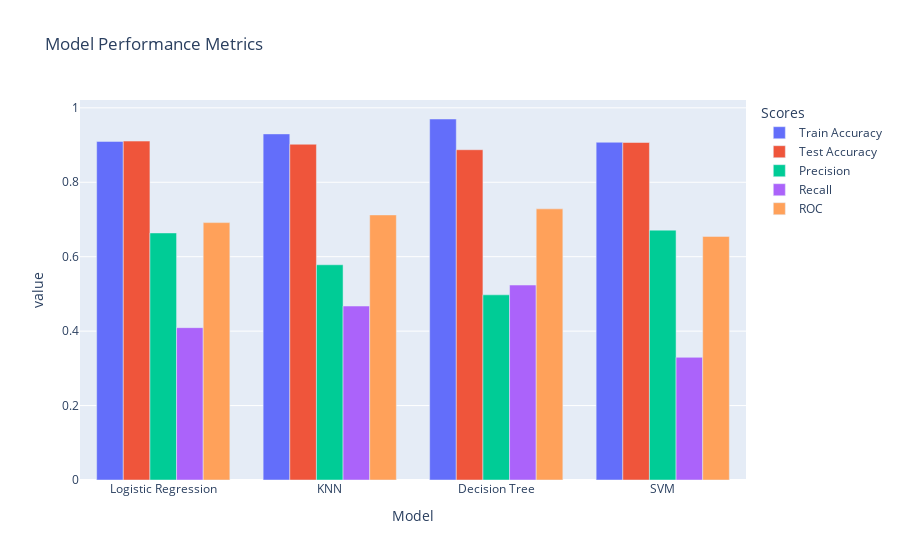
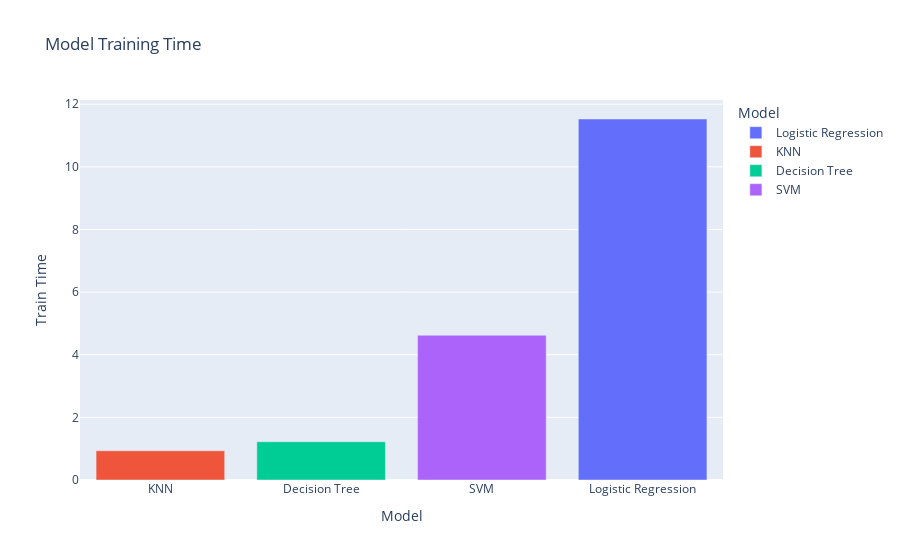

The notebook cell saved with these charts, in order:
### Code cell
visualize_perf(model_stats)

### Figure 1 — Plotly figure (JSON) as saved in the notebook; plotly's stock layout.template omitted (floating-point values rounded to 4 significant figures)
{"data": [{"alignmentgroup": "True", "hovertemplate": "variable=Train Accuracy<br>Model=%{x}<br>value=%{y}<extra></extra>", "legendgroup": "Train Accuracy", "marker": {"color": "#636efa", "pattern": {"shape": ""}}, "name": "Train Accuracy", "offsetgroup": "Train Accuracy", "orientation": "v", "showlegend": true, "textposition": "auto", "type": "bar", "x": ["Logistic Regression", "KNN", "Decision Tree", "SVM"], "xaxis": "x", "y": [0.9098, 0.93, 0.97, 0.9076], "yaxis": "y"}, {"alignmentgroup": "True", "hovertemplate": "variable=Test Accuracy<br>Model=%{x}<br>value=%{y}<extra></extra>", "legendgroup": "Test Accuracy", "marker": {"color": "#EF553B", "pattern": {"shape": ""}}, "name": "Test Accuracy", "offsetgroup": "Test Accuracy", "orientation": "v", "showlegend": true, "textposition": "auto", "type": "bar", "x": ["Logistic Regression", "KNN", "Decision Tree", "SVM"], "xaxis": "x", "y": [0.9106, 0.9022, 0.8874, 0.9069], "yaxis": "y"}, {"alignmentgroup": "True", "hovertemplate": "variable=Precision<br>Model=%{x}<br>value=%{y}<extra></extra>", "legendgroup": "Precision", "marker": {"color": "#00cc96", "pattern": {"shape": ""}}, "name": "Precision", "offsetgroup": "Precision", "orientation": "v", "showlegend": true, "textposition": "auto", "type": "bar", "x": ["Logistic Regression", "KNN", "Decision Tree", "SVM"], "xaxis": "x", "y": [0.6639, 0.5783, 0.4975, 0.6714], "yaxis": "y"}, {"alignmentgroup": "True", "hovertemplate": "variable=Recall<br>Model=%{x}<br>value=%{y}<extra></extra>", "legendgroup": "Recall", "marker": {"color": "#ab63fa", "pattern": {"shape": ""}}, "name": "Recall", "offsetgroup": "Recall", "orientation": "v", "showlegend": true, "textposition": "auto", "type": "bar", "x": ["Logistic Regression", "KNN", "Decision Tree", "SVM"], "xaxis": "x", "y": [0.4094, 0.4675, 0.5239, 0.3296], "yaxis": "y"}, {"alignmentgroup": "True", "hovertemplate": "variable=ROC<br>Model=%{x}<br>value=%{y}<extra></extra>", "legendgroup": "ROC", "marker": {"color": "#FFA15A", "pattern": {"shape": ""}}, "name": "ROC", "offsetgroup": "ROC", "orientation": "v", "showlegend": true, "textposition": "auto", "type": "bar", "x": ["Logistic Regression", "KNN", "Decision Tree", "SVM"], "xaxis": "x", "y": [0.6916, 0.7123, 0.7286, 0.6546], "yaxis": "y"}], "layout": {"barmode": "group", "legend": {"title": {"text": "Scores"}, "tracegroupgap": 0}, "title": {"text": "Model Performance Metrics"}, "xaxis": {"anchor": "y", "domain": [0, 1], "title": {"text": "Model"}}, "yaxis": {"anchor": "x", "domain": [0, 1], "title": {"text": "value"}}}}

### Figure 2 — Plotly figure (JSON) as saved in the notebook; plotly's stock layout.template omitted (floating-point values rounded to 4 significant figures)
{"data": [{"alignmentgroup": "True", "hovertemplate": "Model=%{x}<br>Train Time=%{y}<extra></extra>", "legendgroup": "Logistic Regression", "marker": {"color": "#636efa", "pattern": {"shape": ""}}, "name": "Logistic Regression", "offsetgroup": "Logistic Regression", "orientation": "v", "showlegend": true, "textposition": "auto", "type": "bar", "x": ["Logistic Regression"], "xaxis": "x", "y": [11.53], "yaxis": "y"}, {"alignmentgroup": "True", "hovertemplate": "Model=%{x}<br>Train Time=%{y}<extra></extra>", "legendgroup": "KNN", "marker": {"color": "#EF553B", "pattern": {"shape": ""}}, "name": "KNN", "offsetgroup": "KNN", "orientation": "v", "showlegend": true, "textposition": "auto", "type": "bar", "x": ["KNN"], "xaxis": "x", "y": [0.934], "yaxis": "y"}, {"alignmentgroup": "True", "hovertemplate": "Model=%{x}<br>Train Time=%{y}<extra></extra>", "legendgroup": "Decision Tree", "marker": {"color": "#00cc96", "pattern": {"shape": ""}}, "name": "Decision Tree", "offsetgroup": "Decision Tree", "orientation": "v", "showlegend": true, "textposition": "auto", "type": "bar", "x": ["Decision Tree"], "xaxis": "x", "y": [1.222], "yaxis": "y"}, {"alignmentgroup": "True", "hovertemplate": "Model=%{x}<br>Train Time=%{y}<extra></extra>", "legendgroup": "SVM", "marker": {"color": "#ab63fa", "pattern": {"shape": ""}}, "name": "SVM", "offsetgroup": "SVM", "orientation": "v", "showlegend": true, "textposition": "auto", "type": "bar", "x": ["SVM"], "xaxis": "x", "y": [4.621], "yaxis": "y"}], "layout": {"barmode": "relative", "legend": {"title": {"text": "Model"}, "tracegroupgap": 0}, "title": {"text": "Model Training Time"}, "xaxis": {"anchor": "y", "categoryarray": ["Logistic Regression", "KNN", "Decision Tree", "SVM"], "categoryorder": "total ascending", "domain": [0, 1], "title": {"text": "Model"}}, "yaxis": {"anchor": "x", "domain": [0, 1], "title": {"text": "Train Time"}}}}
